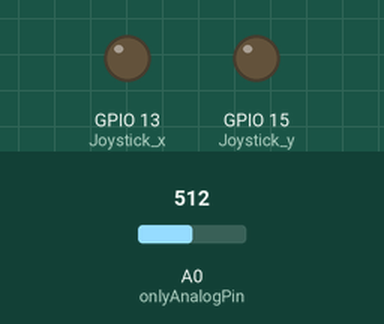
Recording of a sketch running on a simulated ESP8266 (NodeMCU). Shown: output pins drawn as LEDs (lit = HIGH). Dashed ring = blinking. The inputs (shaded band) are chosen by the test bench; at power-on: A0 (onlyAnalogPin) = 512. WiFi joins after 1.5 s; servers stay silent unless stated; what the sketch prints to the serial monitor is not drawn.

Above: at 0.1 s.
At 1.65 s:
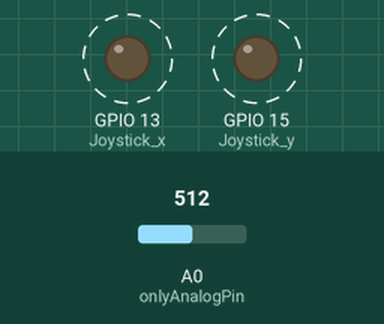
Timing chart, 0 to 4.5 s (numbered marks = the images above):
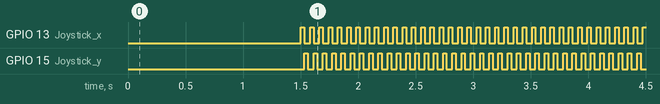

Measured:
- by itself, GPIO 13 (Joystick_x), GPIO 15 (Joystick_y): alternates HIGH for 0.03 s and LOW for 0.05 s

The sketch:

joystickEsp82661.ino
```cpp
#include<ESP8266WiFi.h>

#define Joystick_x 13
#define Joystick_y 15
#define onlyAnalogPin A0


#define WIFI_SSID "*********" //enter your wifi ssid
#define WIFI_PASSWORD "*****" // enter your wifi password


void setup() {
// put your setup code here, to run once:

Serial.begin(115200);
    WiFi.begin(WIFI_SSID, WIFI_PASSWORD);
  Serial.print("Connecting to Wi-Fi");

   while (WiFi.status() != WL_CONNECTED)
  {
    Serial.print(".");
    delay(300);
  }
  Serial.println();
  Serial.print("Connected with IP: ");
  Serial.println(WiFi.localIP());
  Serial.println();

pinMode(Joystick_x, OUTPUT);
pinMode(Joystick_y, OUTPUT);
digitalWrite(Joystick_x, LOW);
digitalWrite(Joystick_y, LOW);
}

void loop() {
int x,y;
x= joystickRead(Joystick_x);
y= joystickRead(Joystick_y);
Serial.print("X = ");
Serial.print(x, DEC);
Serial.print(" Y = ");
Serial.print(y, DEC);
Serial.println();
delay(20);

}

int joystickRead(int pin) {
digitalWrite(pin, HIGH);
delay(30);
int read = analogRead(onlyAnalogPin);
digitalWrite(pin, LOW);
return read;

}
```
